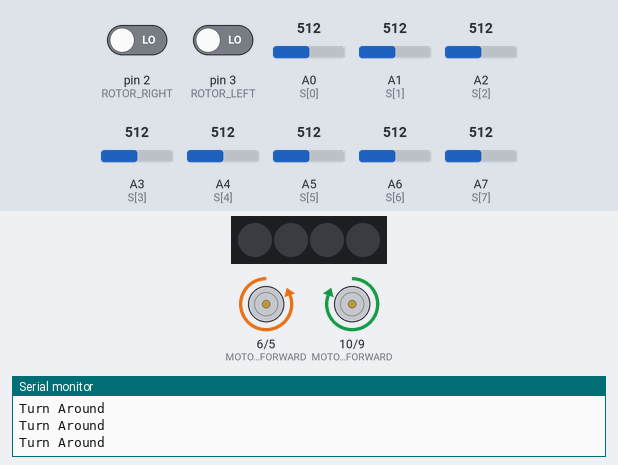
Simulated run of this sketch. Board: Arduino Nano, built with avr-gcc and run on an emulated ATmega328P. Parts: 4 RGB LEDs in strip order, left to right, motor-driver pin pairs drawn as motors (green arrow = first pin HIGH = forward, orange = second pin HIGH = backward, longer = more drive), the last lines printed to the serial monitor. Inputs (shaded band) come from the test bench; at power-on: A0 (S[0]) = 512, A2 (S[2]) = 512, A5 (S[5]) = 512, pin 2 (ROTOR_RIGHT) LOW, pin 3 (ROTOR_LEFT) LOW, A1 (S[1]) = 512, A3 (S[3]) = 512, A4 (S[4]) = 512, A6 (S[6]) = 512, A7 (S[7]) = 512.

Above: at 1.2 s.
1.3 s: A0 (S[0]) set to 588
2.8 s: A0 (S[0]) set to 618
At 3.2 s:
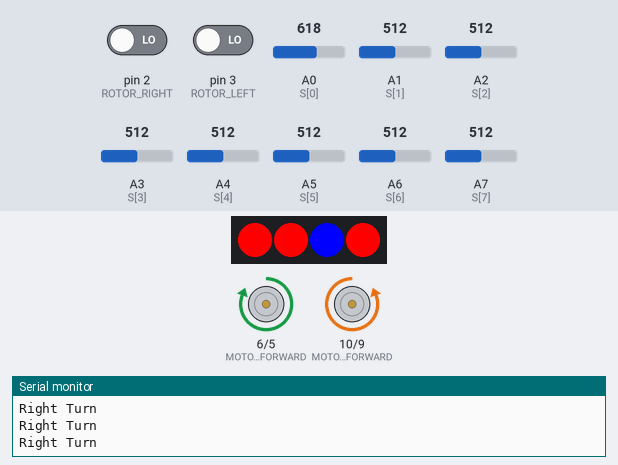
4.3 s: A2 (S[2]) set to 593
7.3 s: A2 (S[2]) set to 607
At 8.5 s:
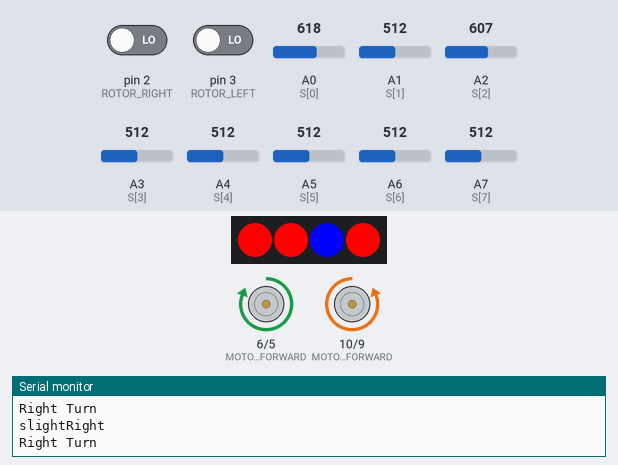
8.8 s: A5 (S[5]) set to 591
11.8 s: A5 (S[5]) set to 613
At 12.3 s:
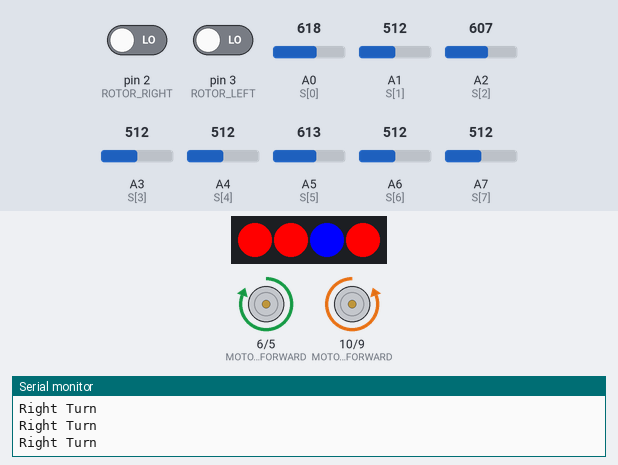
Timing chart, 0 to 14.8 s (numbered marks = the images above; inputs shaded):
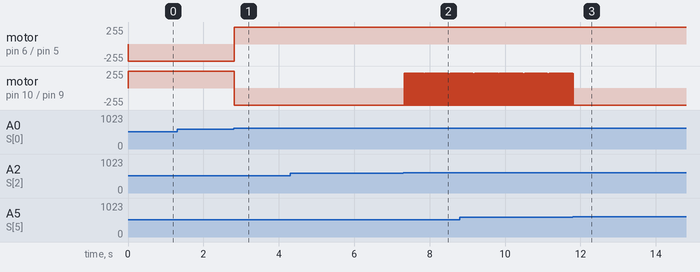

The sketch:

Movements_fixed_ver2.ino
```cpp
#include <Adafruit_NeoPixel.h>

//===================== NEOPIXELS =====================//
#define WHITE           255, 255, 255
#define RED             0  , 255, 0
#define GREEN           255, 0  , 0
#define BLUE            0  , 0  , 255
#define LIGHT_GREEN     255, 155, 0
#define YELLOW          255, 255, 0
#define OFF             0  , 0  , 0
#define NEOPIN_INPUT    7
#define NEO_PIXNUMBER   4

Adafruit_NeoPixel strip_NI(NEO_PIXNUMBER, NEOPIN_INPUT, NEO_GRB + NEO_KHZ800);

void signalOff()
{
    strip_NI.begin();
    for (int j = 0; j < NEO_PIXNUMBER; j++)
    {
        strip_NI.setPixelColor(j, strip_NI.Color(OFF));
    }
    strip_NI.show();
}

void signalForward()
{
    strip_NI.begin();
    for (int j = 0; j < NEO_PIXNUMBER; j++)
    {
        strip_NI.setPixelColor(j, strip_NI.Color(GREEN));
    }
    strip_NI.show();
}

void signalTurnAround()
{
    strip_NI.begin();
    for (int j = 0; j < NEO_PIXNUMBER; j++)
    {
        strip_NI.setPixelColor(j, strip_NI.Color(WHITE));
    }
    strip_NI.show();
}

void signalLeft()
{
    strip_NI.begin();
    for (int j = 0; j < NEO_PIXNUMBER; j++)
    {
        strip_NI.setPixelColor(j, strip_NI.Color(GREEN));
    }
    strip_NI.setPixelColor(2, strip_NI.Color(BLUE));
    strip_NI.show();
}

void signalRight()
{
    strip_NI.begin();
    for (int j = 0; j < NEO_PIXNUMBER; j++)
    {
        strip_NI.setPixelColor(j, strip_NI.Color(GREEN));
    }
    strip_NI.setPixelColor(3, strip_NI.Color(BLUE));
    strip_NI.show();
}

//=============== ANALOG LINE SENSORS ===============//
#define AVERAGE       600
#define SENSORS       8
bool    chooseLeft =  true;

int S[SENSORS] = {A0, A1, A2, A3, A4, A5, A6, A7};
int IR[SENSORS];

void readSensors()
{
    // IR[0] = leftmost, IR[7] = rightmost
    for (int i = 0; i < SENSORS; i++)
    {
        IR[i] = analogRead(S[i]);
    }
}

//===================== ROTATION SENSORS =====================//
#define     ROTOR_RIGHT             2
#define     ROTOR_LEFT              3
#define     PULSES_PER_90DEG_LEFT   40
#define     PULSES_PER_90DEG_RIGHT  38
int         rightCount  =           0;
int         leftCount   =           0;

void rightPulse()
{
    rightCount++;
}

void leftPulse()
{
    leftCount++;
}

//===================== MOTORS =====================//
#define MOTOR_LEFT_FORWARD    6 // connected to A1
#define MOTOR_RIGHT_FORWARD   10 // connected to B2
#define MOTOR_LEFT_BACKWARD   5 // connected to A2
#define MOTOR_RIGHT_BACKWARD  9 // connected to B1

void slightLeft()
{
    analogWrite(MOTOR_LEFT_FORWARD, 240);
    analogWrite(MOTOR_RIGHT_FORWARD, 255);
    analogWrite(MOTOR_LEFT_BACKWARD, 0);
    analogWrite(MOTOR_RIGHT_BACKWARD, 0);
}

void slightRight()
{
    analogWrite(MOTOR_LEFT_FORWARD, 255);
    analogWrite(MOTOR_RIGHT_FORWARD, 225);
    analogWrite(MOTOR_LEFT_BACKWARD, 0);
    analogWrite(MOTOR_RIGHT_BACKWARD, 0);
}

void turnRight()
{
    analogWrite(MOTOR_LEFT_FORWARD, 255);
    analogWrite(MOTOR_RIGHT_FORWARD, 0);
    analogWrite(MOTOR_LEFT_BACKWARD, 0);
    analogWrite(MOTOR_RIGHT_BACKWARD, 255);
    chooseLeft = false;
    signalLeft();
}

void turnLeft()
{
    analogWrite(MOTOR_LEFT_FORWARD, 0);
    analogWrite(MOTOR_RIGHT_FORWARD, 255);
    analogWrite(MOTOR_LEFT_BACKWARD, 255);
    analogWrite(MOTOR_RIGHT_BACKWARD, 0);
    chooseLeft = true;
    signalRight();
}

void turnAround()
{
    if (chooseLeft)
    {
        analogWrite(MOTOR_LEFT_FORWARD, 0);
        analogWrite(MOTOR_RIGHT_FORWARD, 255);
        analogWrite(MOTOR_LEFT_BACKWARD, 255);
        analogWrite(MOTOR_RIGHT_BACKWARD, 0);
    }

    else
    {
        analogWrite(MOTOR_LEFT_FORWARD, 255);
        analogWrite(MOTOR_RIGHT_FORWARD, 0);
        analogWrite(MOTOR_LEFT_BACKWARD, 0);
        analogWrite(MOTOR_RIGHT_BACKWARD, 255);
    }
//    signalTurnAround();
}

void stopMotors()
{
    analogWrite(MOTOR_LEFT_FORWARD, 0);
    analogWrite(MOTOR_RIGHT_FORWARD, 0);
    analogWrite(MOTOR_LEFT_BACKWARD, 0);
    analogWrite(MOTOR_RIGHT_BACKWARD, 0);
}

void adjustPath()
{
    if ((IR[2] > AVERAGE || IR[3] > AVERAGE) && IR[5] < AVERAGE)
    {
        Serial.println("slightRight");
        slightRight();
    }

    else if ((IR[5] > AVERAGE || IR[4] > AVERAGE) && IR[2] < AVERAGE)
    {
        Serial.println("slightLeft");
        slightLeft();
    }
}

void moveForward()
{
    analogWrite(MOTOR_LEFT_FORWARD, 255);
    analogWrite(MOTOR_RIGHT_FORWARD, 255);
    analogWrite(MOTOR_LEFT_BACKWARD, 0);
    analogWrite(MOTOR_RIGHT_BACKWARD, 0);
    signalForward();
}

//===================== GENERIC STUFF =====================//
void setup()
{
    pinMode(MOTOR_LEFT_FORWARD, OUTPUT);
    pinMode(MOTOR_RIGHT_FORWARD, OUTPUT);
    pinMode(MOTOR_LEFT_BACKWARD, OUTPUT);
    pinMode(MOTOR_RIGHT_BACKWARD, OUTPUT);

    for (int i = 0; i < SENSORS; i++)
    {
        pinMode(S[i], INPUT);
    }

    attachInterrupt(digitalPinToInterrupt(ROTOR_RIGHT), rightPulse, CHANGE);
    attachInterrupt(digitalPinToInterrupt(ROTOR_LEFT), leftPulse, CHANGE);

    Serial.begin(9600);
}

void loop() {
    readSensors();

    if ((IR[0] > AVERAGE || IR[1] > AVERAGE) && (IR[6] > AVERAGE || IR[7] > AVERAGE))
    {
        Serial.println("Turn Right");
        turnRight();
    }

    else if (IR[6] > AVERAGE || IR[7] > AVERAGE)
    {
        Serial.println("Left Turn");
        turnLeft();
    }

    else if (IR[0] > AVERAGE || IR[1] > AVERAGE)
    {
        Serial.println("Right Turn");
        turnRight();
    }

    else if (IR[0] < AVERAGE && IR[1] < AVERAGE && IR[2] < AVERAGE && IR[3] < AVERAGE && IR[4] < AVERAGE && IR[5] < AVERAGE && IR[6] < AVERAGE && IR[7] < AVERAGE)
    {
        Serial.println("Turn Around");
        turnAround();
    }

    else if (IR[3] > AVERAGE || IR[4] > AVERAGE)
    {
        if ((IR[0] < AVERAGE && IR[1] < AVERAGE) && (IR[6] < AVERAGE && IR[7] < AVERAGE))
        {
            Serial.println("Forward");
            moveForward();
        }
    }

    adjustPath();
}
```

Measured:
- the behaviour switches between 600 and 601 on A0 (S[0]) (found by bisection; images 0 and 1)
- the behaviour switches between 600 and 601 on A2 (S[2]) (found by bisection; images 1 and 2)
- the behaviour switches between 599 and 600 on A5 (S[5]) (found by bisection; images 2 and 3)
- after the input at 2.8 s, motor on pin 6 (MOTOR_LEFT_FORWARD) / pin 5 (MOTOR_LEFT_BACKWARD): backward 255/255 → forward 255/255 at once; motor on pin 10 (MOTOR_RIGHT_FORWARD) / pin 9 (MOTOR_RIGHT_BACKWARD): forward 255/255 → backward 255/255 at once
- after the input at 7.3 s, motor on pin 10 (MOTOR_RIGHT_FORWARD) / pin 9 (MOTOR_RIGHT_BACKWARD): alternates backward 255/255 for 0.01 s and forward 225/255 for 0.01 s, starting at once
- after the input at 11.8 s, motor on pin 10 (MOTOR_RIGHT_FORWARD) / pin 9 (MOTOR_RIGHT_BACKWARD): goes on until 11.8 s, then stays backward 255/255
